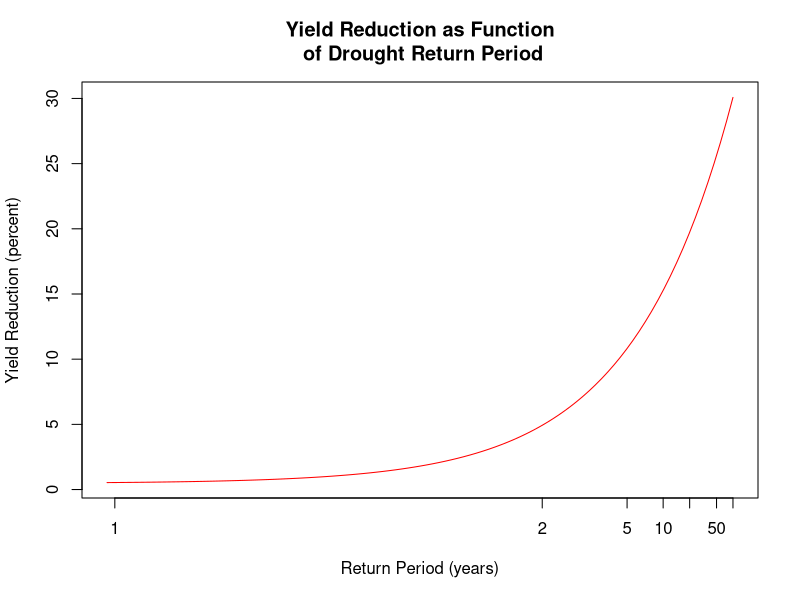

Write the R code that produced this figure.

# References:   wang_crop_productivity_climate_midwestUS_2016.pdf, figure 13.  R.Wang, et al, "Estimation of the effects of climate variability on crop yield in the Midwest USA", Agricultural and Forest Meteorology, 216:141-156, 2016.
#		https://www.r-bloggers.com/polynomial-regression-techniques/
#		https://stackoverflow.com/questions/29999900/poly-in-lm-difference-between-raw-vs-orthogonal

# Corn yield reduction as function of log10(drought return period) based on historical data.
return_period_yrs = c(1.01,2,5,10,20,50,100)
yield_reduction_pct = c(0,5,12,15,20,24,31)
model <- lm(yield_reduction_pct ~ poly(log10(return_period_yrs),1,raw=TRUE))
summary(model)

# NOTE THAT THE FUNCTION IS DESIGNED TO OPERATE ON LOG10 OF THE RETURN PERIOD.
# Example:  f4yield_reduction_pct(2.0) = 30.07868
# Coefficients are intercept and the cofficient of each power of t from 1 to 1.
# Could also use coef(summary(model))[1,1], [2,1], [3,1], and [4,1]
f4yield_reduction_pct = function(t) {summary(model)$coefficients[1,1] + summary(model)$coefficients[2,1]*t }

# Plot function and original points.
curve(f4yield_reduction_pct, 0.004, 2, log="x", xaxt="n", col="red", main="Yield Reduction as Function\n of Drought Return Period", xlab="Return Period (years)", ylab="Yield Reduction (percent)")
axis(1, at=log10(return_period_yrs), labels=floor(return_period_yrs))
#par(new=TRUE)
#points(log10(return_period_yrs), yield_reduction_pct, col="black")

